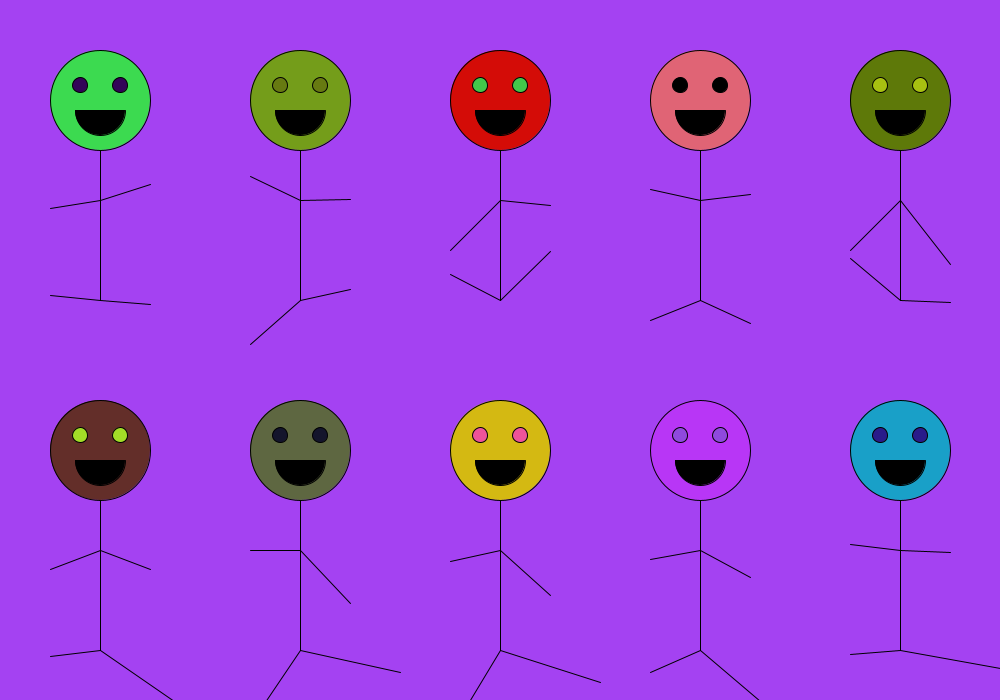
Frame 1 (no input)
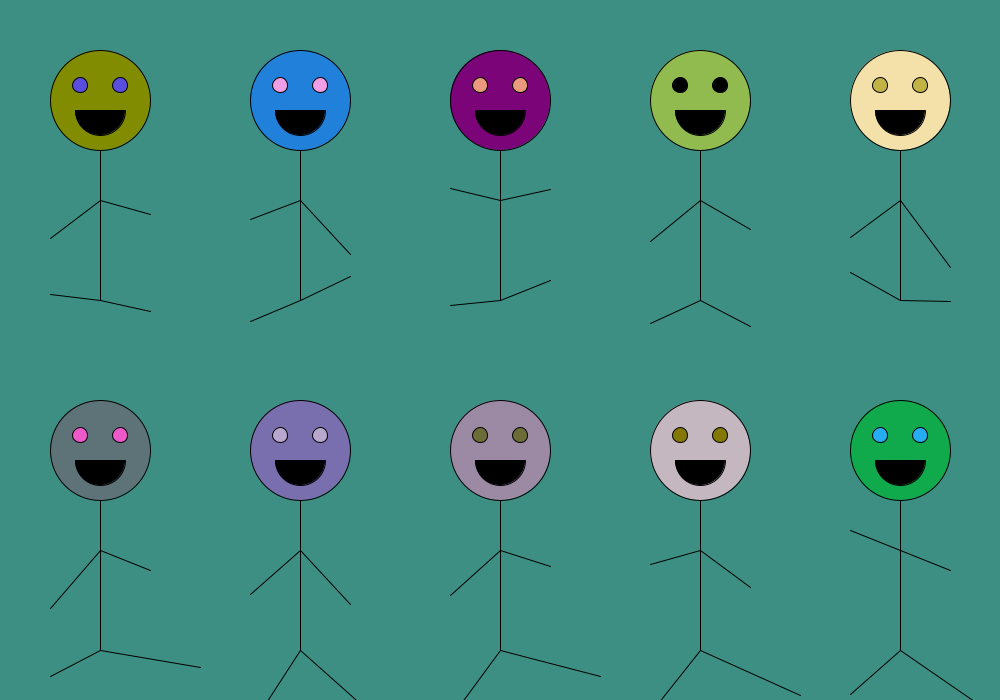
Frame 60 (the mouse pressed at the canvas centre just before this capture)
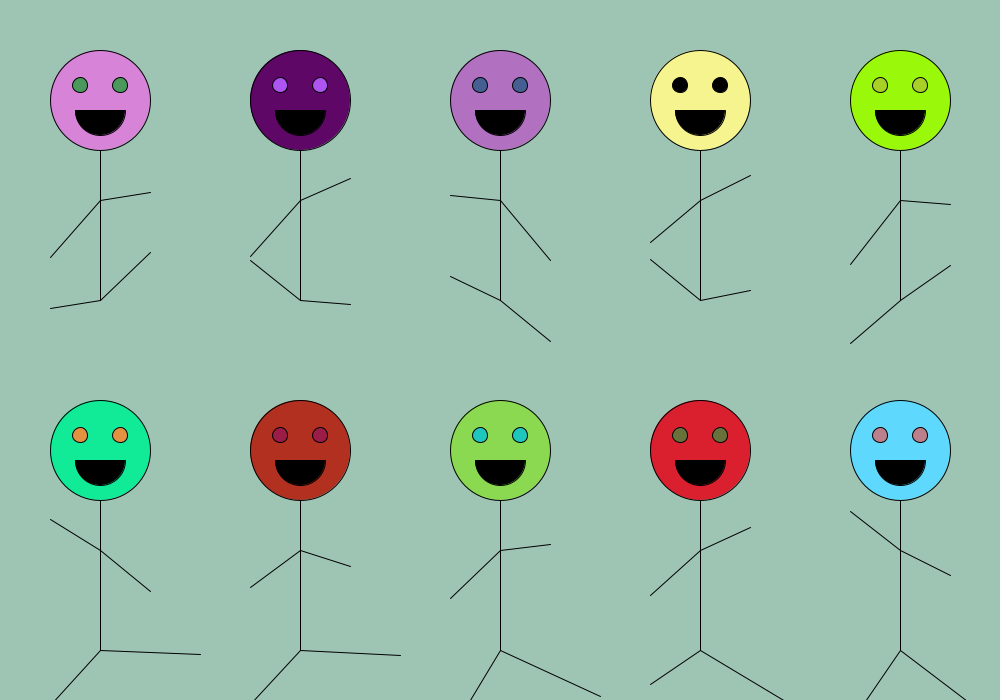
Frame 120 (the mouse held since frame 60 and released just before this capture)

The Processing sketch that drew these frames (run headless with seeded random() and noise(); from frame 60 on, the mouse is pressed at the canvas centre):

// Processing sketch: processing_62444
// ── processing_62444.pde

void setup()
{
  size(1000, 700); 
  //background(255, 255, 255); 
  smooth();
}

void draw()
{
  background(random (255), random (255), random(255));

  line (100, 100, 100, 300);
  fill(random(255), random(255), random(255));
  ellipse(100, 100, 100, 100);
  line(100, 300, 50, random(250, 350));
  line(100, 300, 150, random(250, 350));
  line(100, 200, 50, random(175, 275));
  line(100, 200, 150, random(175, 275));
  fill(0, 0, 0);
  arc(100, 110, 50, 50, 0, PI);
  fill(random (255), random (255), random(255));
  ellipse(80, 85, 15, 15);
  ellipse(120, 85, 15, 15);

  line (300, 100, 300, 300);
  fill( random(255), random  (255), random(255));
  ellipse(300, 100, 100, 100);
  line(300, 300, 250, random(250, 350));
  line(300, 300, 350, random(250, 350));
  line(300, 200, 250, random(175, 275));
  line(300, 200, 350, random(175, 275));
  fill(0, 0, 0);
  arc(300, 110, 50, 50, 0, PI);
  fill(random(255), random(255), random(255));
  ellipse(280, 85, 15, 15);
  ellipse(320, 85, 15, 15);

  line(500, 100, 500, 300);
  fill(random (255), random (255), random(255));
  ellipse(500, 100, 100, 100);
  line(500, 300, 450, random(250, 350));
  line(500, 300, 550, random(250, 350));
  line(500, 200, 450, random(175, 275));
  line(500, 200, 550, random(175, 275));
  fill(0, 0, 0);
  arc(500, 110, 50, 50, 0, PI);
  fill(random (255), random (255), random(255));
  ellipse(480, 85, 15, 15);
  ellipse(520, 85, 15, 15);

  line(700, 100, 700, 300);
  fill(random (255), random (255), random(255));
  ellipse(700, 100, 100, 100);
  line(700, 300, 650, random(250, 350));
  line(700, 300, 750, random(250, 350));
  line(700, 200, 650, random(175, 275));
  line(700, 200, 750, random(175, 275)); 
  fill(0, 0, 0);
  arc(700, 110, 50, 50, 0, PI);
  ellipse(680, 85, 15, 15);
  ellipse(720, 85, 15, 15);

  line(900, 100, 900, 300);
  fill(random (255), random (255), random(255));
  ellipse(900, 100, 100, 100);
  line(900, 300, 850, random(250, 350));
  line(900, 300, 950, random(250, 350));
  line(900, 200, 850, random(175, 275));
  line(900, 200, 950, random(175, 275));
  fill(0, 0, 0);
  arc(900, 110, 50, 50, 0, PI);
  fill(random(255),random(255),random(255));
  ellipse(880, 85, 15, 15);
  ellipse(920, 85, 15, 15);

  line (100, 450, 100, 650);
  fill(random (255), random (255), random(255));
  ellipse(100, 450, 100, 100);
  line(100, 650, 50, random(650, 750));
  line(100, 650, 200, random(650, 750));
  line(100, 550, 50, random(510, 610));
  line(100, 550, 150, random(510, 610));
    fill(0, 0, 0);
    arc(100, 460, 50, 50, 0, PI);
 fill(random (255), random (255), random(255));
  ellipse(80, 435, 15, 15);
  ellipse(120, 435, 15, 15);

  line(300, 450, 300, 650);
  fill(random (255), random (255), random(255));
  ellipse(300, 450, 100, 100);
  line(300, 650, 250, random(650, 750));
  line(300, 650, 400, random(650, 750));
  line(300, 550, 250, random(510, 610));
  line(300, 550, 350, random(510, 610));
  fill(0, 0, 0);
  arc(300, 460, 50, 50, 0, PI);
  fill(random (255), random (255), random(255));
  ellipse(280, 435, 15, 15);
  ellipse(320, 435, 15, 15);  

  line(500, 450, 500, 650);
  fill(random (255), random (255), random(255));
  ellipse(500, 450, 100, 100);
  line(500, 650, 450, random(650, 750));
  line(500, 650, 600, random(650, 750));
  line(500, 550, 450, random(510, 610));
  line(500, 550, 550, random(510, 610)); 
  fill(0, 0, 0);
  arc(500, 460, 50, 50, 0, PI);
  fill(random (255), random (255), random(255));
  ellipse(480, 435, 15, 15);
  ellipse(520, 435, 15, 15); 

  line(700, 450, 700, 650);
  fill(random (255), random (255), random(255));
  ellipse(700, 450, 100, 100);
  line(700, 650, 650, random(650, 750));
  line(700, 650, 800, random(650, 750));
  line(700, 550, 650, random(510, 610));
  line(700, 550, 750, random(510, 610));
   fill(0, 0, 0);
  arc(700, 460, 50, 50, 0, PI);
  fill(random (255), random (255), random(255));
  ellipse(680, 435, 15, 15);
  ellipse(720, 435, 15, 15);

  line(900, 450, 900, 650);
  fill(random (255), random (255), random(255));
  ellipse(900, 450, 100, 100);
  line(900, 650, 850, random(650, 750));
  line(900, 650, 1000, random(650, 750));
  line(900, 550, 850, random(510, 610));
  line(900, 550, 950, random(510, 610));
  fill(0, 0, 0);
  arc(900, 460, 50, 50, 0, PI);
  fill(random (255), random (255), random(255));
  ellipse(880, 435, 15, 15);
  ellipse(920, 435, 15, 15);
}
